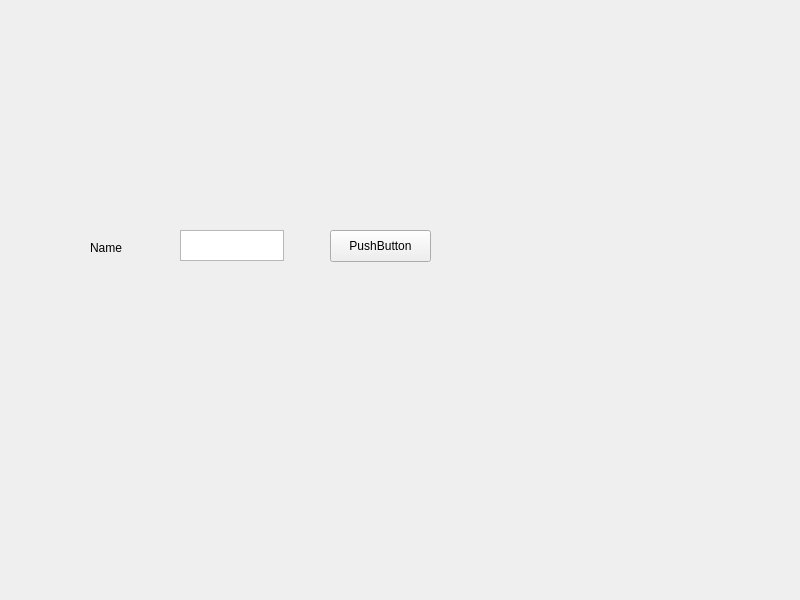
<?xml version="1.0" encoding="UTF-8"?>
<ui version="4.0">
 <class>ScannerWidget</class>
 <widget class="QWidget" name="ScannerWidget">
  <property name="geometry">
   <rect>
    <x>0</x>
    <y>0</y>
    <width>800</width>
    <height>600</height>
   </rect>
  </property>
  <property name="windowTitle">
   <string>ScannerWidget</string>
  </property>
  <widget class="QPushButton" name="pushButton">
   <property name="geometry">
    <rect>
     <x>330</x>
     <y>230</y>
     <width>101</width>
     <height>32</height>
    </rect>
   </property>
   <property name="text">
    <string>PushButton</string>
   </property>
  </widget>
  <widget class="QLabel" name="label">
   <property name="geometry">
    <rect>
     <x>90</x>
     <y>240</y>
     <width>58</width>
     <height>16</height>
    </rect>
   </property>
   <property name="text">
    <string>Name</string>
   </property>
  </widget>
  <widget class="QTextEdit" name="textEdit">
   <property name="geometry">
    <rect>
     <x>180</x>
     <y>230</y>
     <width>104</width>
     <height>31</height>
    </rect>
   </property>
  </widget>
 </widget>
 <resources/>
 <connections/>
</ui>
